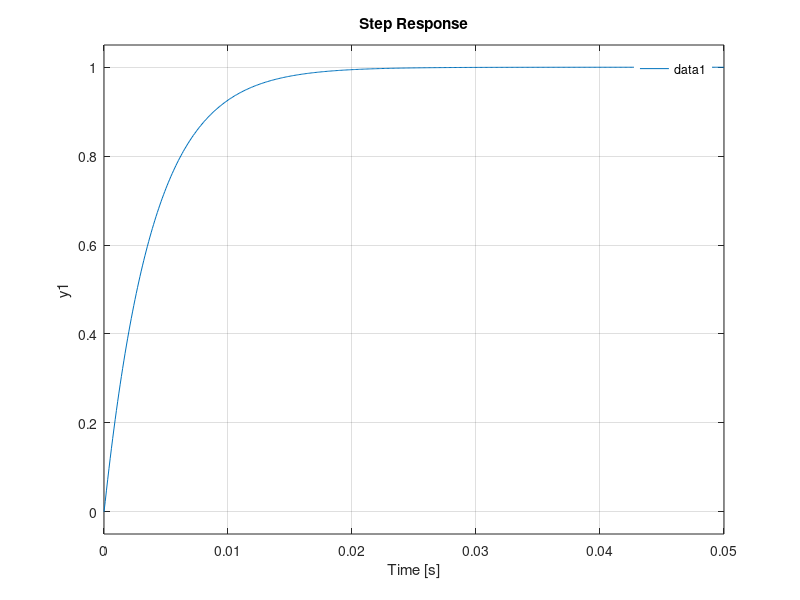

Write MATLAB code to recreate this figure.
% Kaskadenregelung eines fremderregten Gleichstrommotors GS_M_Kask.m
% Vorgabe von J, Psi, R_A, L_A und M_R1; Verwendung von M_R1s

clear all 
close all

% Daten
J = 0.75e-3;	      % kg m²
Psi = 0.35;	        % V.s - ist gleich KT bzw. KE
R_A = 0.95;	        % Ohm
L_A = 1.9e-3;	      % H
M_R1 = 70.6e-3;	    % N m/1000 Upm
M_R1s = M_R1*60/(2*pi*1000);	% Umrechnung in N m s
T_E = 0.05;          % [s] Simulationsende 100 ms
T_d = 0.0001;       % [s] Schrittweite 0.1 ms
t   = 0: T_d: T_E;  % [s] Zeitachse

% Gleichstrommotor
s = tf('s');    % Laplace-Operator
G_Uw = Psi / (Psi^2+M_R1s*R_A + (J*R_A + M_R1s*L_A)*s + J*L_A*s^2);
G_UI = (M_R1s + J*s) / (Psi^2+M_R1s*R_A + (J*R_A + M_R1s*L_A)*s + J*L_A*s^2);

% Regler Position einschleifig
G_R1 = pidstd (87, 9999, 0);      % k_krit = 175, gewählt k_p = 87
G_1 = feedback (G_R1*G_Uw/s, 1);  % w -> x

% Regler Geschwindigkeit und Position zweischleifig
G_R2 = pidstd (10, 9999, 0);     % k_p = 10
G_2 = feedback (G_R2*G_Uw, 1);

G_R3 = pidstd (260, 9999, 0);     % k_krit = 520, gewählt k_p = 260
G_3 = feedback (G_R3*G_2/s, 1);   % w -> x

% Regler Beschleunigung, Geschwindigkeit und Position, dreischleifig
G_R4 = pidstd (500, 9999, 0);     % k_p = 500
G_4 = feedback (G_R4, G_UI);

G_R5 = pidstd (250, 9999, 0);     % k_p = 100
G_5 = feedback (G_R5*G_4*G_Uw, 1);

G_R6 = pidstd (260, 9999, 0);     % k_krit = 520, gewählt k_p = 260
G_6 = feedback (G_R6*G_5/s, 1);   % w -> x

figure ('Name', 'Kaskaden', 'NumberTitle', 'off', 'Position', [0 200 800 600]);
  subplot (2, 3, 1)
    step (G_1, t); legend boxoff
  subplot (2, 3, 2)
    step (G_2, t); legend boxoff
  subplot (2, 3, 3)
    step (G_3, t); legend boxoff
  subplot (2, 3, 4)
    step (G_4, t); legend boxoff
  subplot (2, 3, 5)
    step (G_5, t); legend boxoff
  subplot (2, 3, 6)
    step (G_6, t); legend boxoff
print (gcf, [mfilename '-' get(gcf, 'name') '.emf'], '-dmeta');
